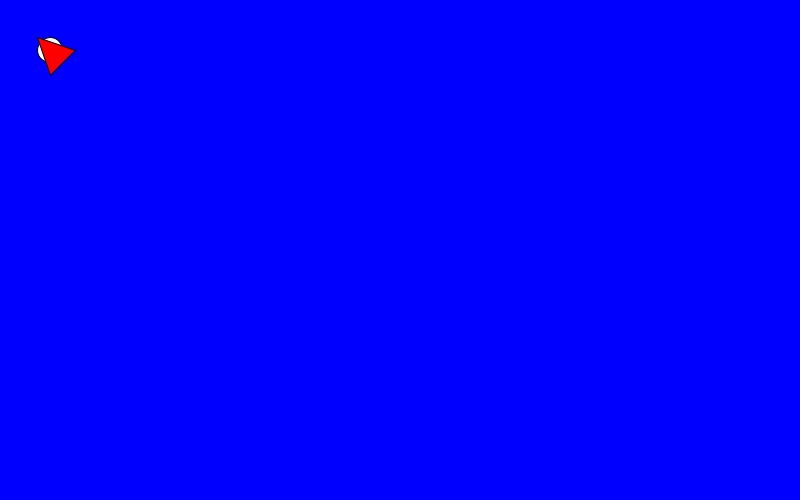
Frame 1 (no input)
Frame 60 (the mouse pressed at the canvas centre just before this capture): identical to frame 1, image omitted
Frame 120 (the mouse held since frame 60 and released just before this capture): identical to frame 1, image omitted

The Processing sketch that drew this single still picture (run headless with seeded random() and noise(); from frame 60 on, the mouse is pressed at the canvas centre):

// Processing sketch: bubble_blaster
// ── bubble_blaster.pde
color bgcolor = color(0, 0, 255);
color shipcolor = color(255, 0, 0);

//variables

float sX = 50;
float sY = 50;
float sSize = 30;
float sRadius = 25;


void setup() {
  size(800, 500);
  frameRate(60);
  windowTitle("Bubble Blaster");
  background(bgcolor);
  startup();
}

void startup() {
  background(bgcolor);
  fill(255);
  circle(sX, sY, sRadius);
  fill(shipcolor);
  triangle(sX-sRadius/2, sY-sRadius/2, sX, sY+sRadius, sX + sRadius, sY);
  
  
}

void draw() {
  
  
}
